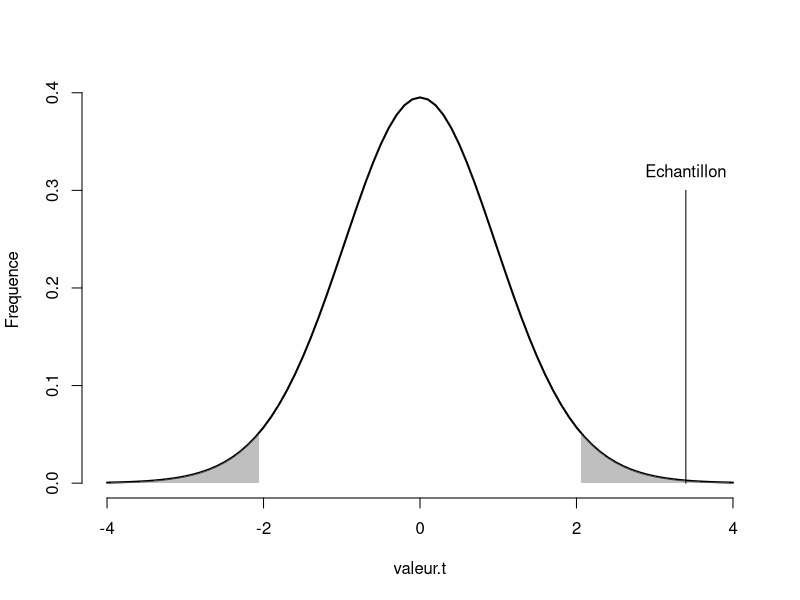
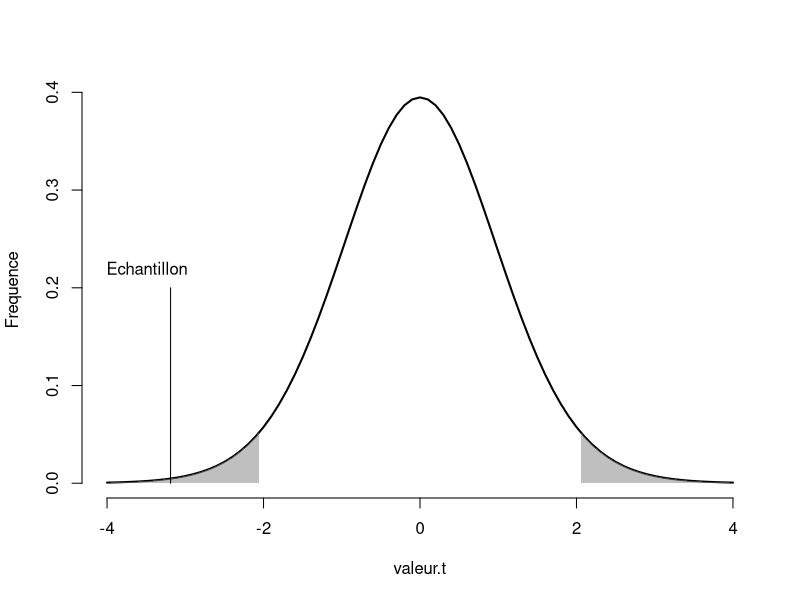

These charts were generated, in order, by the following R code: (Note: this script raises an error after producing the figures.)
## ---- chunk 1
testt.ind <- function(x1, x2){
  # x1 est une variable continue associée au groupe 1
  # x2 est une variable continue associée au groupe 2
  
  # Calcul des moyennes
  x1bar <- mean(x1) ; x2bar <- mean(x2)
  
  # Calcul des variances
  x1var <- var(x1) ; x2var <- var(x2)
  
  # Calcul des tailles d'échantillon
  nx1 <- length(x1) ; nx2 <- length(x2)
  
  # Valeur-t, degrés de liberté et valeur-p
  vt <- (x1bar - x2bar) / sqrt(x1var / nx1 + x2var / nx2)
  dl <- nx1 + nx2 - 2
  vp <- (1 - pt(abs(vt), df = dl)) * 2 
  statistique <- list(valeur.t = vt, dl = dl, valeur.p = vp)
  return(statistique)
}
## ---- chunk 2
# Un exemple de jeu de données programmé de deux façons
# Méthode 1
set.seed(2021)
gr0 <- rnorm(n = 15, mean = 1, sd = 1)
gr1 <- rnorm(n = 15, mean = 0, sd = 1)

# Méthode 2
set.seed(2021)

x1 <- c(rep(0, 15), rep(1, 15)) # Appartenance au groupe (0 et 1)
e  <- rnorm(n = 30, mean = 0, sd = 1) # Erreur interindividuel
mu0 <- 1  # La moyenne du groupe référent
mu1 <- -1 # Le deuxième groupe a une différence de moyenne de -1

y <- mu0 + mu1 * x1 + e

# Présenter quelques participants; retirer les crochets pour voir tous
(cbind(method1 = c(gr0, gr1), method2 = y))[10:20,]
## ---- chunk 3
# Vérification de la fonction maison
testt.ind(gr0, gr1)

# Comparer avec la fonction R
t.test(gr0, gr1, var.equal = TRUE)
## ---- chunk 4
testt.ind2 <-function(x1, x2){
  # x1 est une variable continue associée au groupe 1
  # x2 est une variable continue associée au groupe 2
  x1bar <- mean(x1) ; x2bar <- mean(x2)  # Les moyennes
  x1var <- var(x1) ; x2var <- var(x2)    # Les variances
  nx1 <- length(x1) ; nx2 <- length(x2)  # Les tailles
  
  # L'erreur type 
  et <- sqrt(x1var / nx1 + x2var / nx2)
  
  # Valeur-t
  vt <- (x1bar - x2bar) / et
  
  # Correction des degrés de liberté
  dl <- et^4 / 
    ((x1var^2 / (nx1^2 * (nx1 - 1))) + 
       (x2var^2 / (nx2^2 * (nx2 - 1))))
  
  # Valeur-p
  vp <- (1 - pt(abs(vt), df = dl)) * 2 
  
  statistique <- list(valeur.t = vt, dl = dl, valeur.p = vp)
  return(statistique)
}
## ---- chunk 5
t.test(gr0, gr1) # Absence de l'argument var.equal = TRUE
testt.ind2(gr0, gr1)
## ---- chunk 6
res <- testt.ind2(gr0, gr1)

minx <- -4 ; maxx <- 4
valeur.t <- seq(minx, maxx, by = .1)
Frequence <- dt(valeur.t, df = res$dl)
plot(valeur.t, Frequence, bty = "n", type = "l", lwd = 2, xlim = c(minx, maxx))

crit = qt(.975, df = res$dl)
xx = seq(crit, maxx, .0001)
xax1 = c(crit, xx, maxx)
yax1 = c(0, dt(xx, df = res$dl),0)
polygon(xax1, yax1, border = NA, col = rgb(.5,.5,.5,.5))
crit = qt(.025,df = res$dl)
xx = seq(minx, crit, .0001)
xax2 = c(minx, xx, crit)
yax2 = c(0, dt(xx, df = res$dl),0)
polygon(xax2, yax2, border = NA, col = rgb(.5,.5,.5,.5))

segments(x0 = res$valeur.t, y0 = 0, y1 = 0.3, col = "black")
text(x = res$valeur.t, y = .32, labels = "Echantillon")

## ---- chunk 7
t.test(gr0, gr1) # Absence de l'argument var.equal = TRUE
## ---- chunk 8
# Mettre les variables en jeu de données
jd.ti <- data.frame(VD = c(gr0, gr1),
                    VI = x1)
t.test(VD ~ VI, data = jd.ti)
## ---- chunk 9
res <- t.test(gr0, gr1)
p1 <- ifelse(res$p.value<.001,
             "< .001", 
             paste("= ", round(res$p.value,3)))
## ---- chunk 10
testt.dep <- function(temps1, temps2){
  # Temps est une variable continue mesurée 
  # à deux occasions auprès des mêmes participants
  
  # Calculer la différence
  difference <- temps1 - temps2
  dbar <- mean(difference) # La moyenne des différences
  dvar <- var(difference)  # L'écart type des différences
  n <- length(difference)  # Taille d'échantillon
  
  # Valeur-t, degrés de liberté et valeur-p
  vt <- (dbar) / sqrt(dvar / n)
  dl <- n - 1                   
  vp <- (1 - pt(abs(vt), df = dl)) * 2 
  statistique <- list(valeur.t = vt, dl = dl, valeur.p = vp)
  return(statistique)
}
## ---- chunk 11
# Un exemple de jeu de données
set.seed(148)
temps1 <- rnorm(n = 25, mean = 0, sd = 2)
difference <- rnorm(n = 25, mean = 2, sd = 2)
temps2 <- temps1 + difference
## ---- chunk 12
t.test(temps1, temps2, paired = TRUE)
testt.dep(temps1, temps2)
## ---- chunk 13
res = testt.dep(temps1, temps2)

minx = -4 ; maxx = 4
valeur.t = seq(minx, maxx, by = .1)
Frequence = dt(valeur.t, df = res$dl)
plot(valeur.t, Frequence, bty = "n", type = "l", lwd = 2, xlim = c(minx,maxx))

crit = qt(.975, df = res$dl)
xx = seq(crit, maxx, .0001)
xax1 = c(crit, xx, maxx)
yax1 = c(0, dt(xx, df = res$dl),0)
polygon(xax1, yax1, border = NA, col = rgb(.5,.5,.5,.5))
crit = qt(.025, df = res$dl)
xx = seq(minx, crit, .0001)
xax2 = c(minx, xx, crit)
yax2 = c(0, dt(xx, df = res$dl),0)
polygon(xax2, yax2, border = NA, col = rgb(.5,.5,.5,.5))

segments(x0 = res$valeur.t, y0 = 0, y1 = 0.2, col = "black")
text(x = res$valeur.t-.3, y = .22, labels = "Echantillon")

## ---- chunk 14
# Technique précédent avec deux vecteurs
t.test(x = temps1, y = temps2, paired = TRUE)
## ---- chunk 15
# Avec la formule et les variables dans le même jeu de données
jd.td <- data.frame(temps1 = temps1,
                    temps2 = temps2)
t.test(Pair(temps1, temps2) ~ 1, data = jd.td)
## ---- chunk 16
# Avec la différence des deux vecteurs
t.test(temps2 - temps1)
## ---- chunk 17
# Avec la formule et les variables dans le même jeu de données
# Le temps est une seule variable
jd.td2 <- data.frame(mesure = c(temps1, temps2),
               temps = rep(1:2, each = 25))
t.test(mesure ~ temps, data = jd.td2, paired = TRUE)
## ---- chunk 18
res <- t.test(temps1, temps2, paired = TRUE)
p2 <- ifelse(res$p.value<.001,
             "< .001", 
             paste("= ", round(res$p.value,3)))
## ---- chunk 19
covariance <- function(x, y){
  # X est une data.frame ou matrice de n sujets par p variables
  n <- length(x)
  # centrer variables
  xc <- x - mean(x)
  yc <- y - mean(y)
  prod.xy <- xc * yc
  cov.xy <- sum(prod.xy) / (n-1)
  return(cov.xy)
}
## ---- chunk 20
set.seed(42)
n <- 100
r <- c(-.999, -.75, -.5, -.25, 0, .25, .5, .75, .999)
DATA = numeric()
for(i in 1:length(r)){
  X = round(MASS::mvrnorm(n = n, 
                          mu = c(0,0),
                          Sigma = matrix(c(1,r[i],r[i],1),2,2)),4)
  DATA = rbind(DATA,cbind(X,r[i]))
}

DATA = data.frame(DATA)
colnames(DATA) = c("Variable1", "Variable2", "Correlation")

ggplot(data = DATA, aes(x = Variable1,y = Variable2)) +
  geom_point() + 
  facet_wrap(vars(Correlation), ncol = 3, labeller = label_bquote(rho == .(Correlation))) + theme_apa()

## ---- chunk 21
# Option 1 : Calcul complet
correlation1 <- function(x, y){
  
  # La taille d'échantillon
  n <- length(x)
  
  # Centrer les variables
  xc <- x - mean(x)
  yc <- y - mean(y)
  
  # Produit des variables
  prod.xy <- xc * yc
  
  # La somme des produits divisée par n - 1
  cov.xy <- sum(prod.xy) / (n - 1)  # La covariance
  
  # Diviser par les écarts types
  cor.xy <- cov.xy / (sd(x) * sd(y))
  
  return(cor.xy)
}

# Option 2 : Basé sur la covariance
correlation2 <- function(x, y){
  
  # Calculer la covariance
  cov.xy <- covariance(x,y)
  
  # Diviser par les écarts types
  cor.xy <- cov.xy / (sd(x) * sd(y))
  return(cor.xy)
}

# Option 3 : Basé sur des variables standardisées
correlation3 <- function(x, y){
  
  # La taille d'échantillon
  n <- length(x)
  
  # Centrer et réduire les variables
  xs <- (x - mean(x)) / sd(x)
  ys <- (y - mean(y)) / sd(y)
  
  # La somme des produits divisé par n - 1
  cor.xy <- sum(xs * ys)/(n - 1)
  
  return(cor.xy)
}
## ---- chunk 22
# Pour la reproductibilité
set.seed(820)

# Taille d'échantillon importante pour réduire l'erreur d'échantillonnage
n <- 10000

# La corrélation désirée
r <- .70

# Création d'une matrice de corrélation
R <- matrix(c(1, r, r, 1), nrow = 2, ncol = 2)

# Création des données 
donnees <- data.frame(MASS::mvrnorm(n = n, 
                                    mu = c(0,0), 
                                    Sigma = R))
colnames(donnees) <- c("x", "y") # Ajouter des noms de colonnes

# Voici la matrice de corrélation
R

# Voici une visualisation partielle des données
head(donnees)

# Vérifications des variables
mean(donnees$x); mean(donnees$y); sd(donnees$x); sd(donnees$y)

# Les résultats sont près des attentes
# Vérifications de la corrélations
cor(donnees$x, donnees$y)
correlation1(donnees$x, donnees$y)
correlation2(donnees$x, donnees$y)
correlation3(donnees$x, donnees$y)
## ---- chunk 23
# Création d'une matrice de corrélation 
# Il pourrait également s'agir d'un vecteur ou d'un scalaire.
r <- matrix(c( 1, .5, .4,
               .5,  1, .3,
               .4, .3,  1), 
            nrow = 3, ncol = 3)

# Nombre d'unités (valeur arbitraire ici)
n <- 10

# Valeurs-t
vt <- r * sqrt(n - 2) / sqrt(1 - r ^ 2)

# Valeurs-p
vp <- (1 - pt(abs(vt), df = n - 2)) * 2
vt ; vp
## ---- chunk 24
cor.test(~ y + x, data = donnees)
## ---- chunk 25
psych::corr.test(mtcars)
## ---- chunk 26
res2 <- psych::corr.test(mtcars)
rr <- round(res2$r,2)
rn <- res2$n
rp <- round(res2$p,3)

pqm <- ifelse(rr["qsec","mpg"]<.001,
             "< .001", 
             paste("= ", round(rr["qsec","mpg"],3)))

## ---- chunk 27
set.seed(1)
n <- 250
climatosceptique <- sample(c("oui","non"), size = n, 
                           replace = TRUE, prob = c(.25, .75))
voiture <- rep(0, n)
voiture[climatosceptique == "oui"] <- sample(c("non","oui"), 
                                             size = sum(climatosceptique == "oui"), replace = TRUE, prob = c(.2, .8))
voiture[climatosceptique == "non"] <- sample(c("non","oui"), size = sum(climatosceptique == "non"), replace = TRUE, prob = c(.5, .5))
donnees = data.frame(climatosceptique, voiture)

tab = table(donnees)
#print(tab)
#tab2 = matrix(tab[1:4],2,2)
#3colnames(tab2) = c("oui", "non")
#rownames(tab2) =  c("oui", "non")
kbl(tab, align = "c", booktabs = TRUE, caption = "Tableau de contingence de la relation entre posséder une voiture et le climatoscepticisme") %>%  
  kable_classic(full_width = F)  %>%  
  add_header_above(c("Climatosceptique" = 1, "Voiture" = 2)) %>%
  kable_styling(position = "center", latex_options = "HOLD_position")
#  

## ---- chunk 28
tab2 = cbind(tab, rowSums(tab))
tab2 = rbind(tab2, Total = colSums(tab2))
kbl(tab2, align = "c", booktabs = TRUE, caption = "Tableau de contingence étendu avec les totaux") %>%  
  kable_classic(full_width = F)  %>%  
  add_header_above(c("Climatosceptique" = 1, "Voiture" = 2, Total = 1)) %>%
  kable_styling(position = "center", latex_options = "HOLD_position")
## ---- chunk 29
khicarre <- function(obs){
  # Obs est une table de contingence
  # Somme colonne
  SC <- as.matrix(colSums(obs))
  # Somme ligne
  SL <- as.matrix(rowSums(obs))
  # Grand total
  TT <- sum(obs)
  # Proportion théoriques
  theo <- SL %*% t(SC) / TT
  # khi carré
  khi2 <- sum((obs - theo) ^ 2 / theo)
  dl <- (length(SL) - 1) * (length(SC) - 1)
  vp <- 1 - pchisq(khi2, dl)
  # Sortie
  statistiques <- list(khi2 = khi2, dl = dl, valeur.p = vp)
  return(statistiques)
}
## ---- chunk 30
set.seed(54)
n <- 100

# Première variable
sexe <- sample(c("homme","femme"), 
               size = n, 
               replace = TRUE, 
               prob = c(.5,.5))
tabac <- rep(0, 100)

# Proportions conditionnelles
tabac[sexe == "femme"] <- sample(c("fumeur","non-fumeur"), 
                                 size = sum(sexe == "femme"), 
                                 replace = TRUE, 
                                 prob = c(.2,.8))

tabac[sexe == "homme"] <- sample(c("fumeur","non-fumeur"), 
                                 size = sum(sexe == "homme"), 
                                 replace = TRUE, 
                                 prob = c(.1,.9))
#base données
donnees <- data.frame(sexe, tabac)
table(donnees)
## ---- chunk 31
# Table de contingence
TC <- table(donnees)
# Fonction maison
khicarre(TC)

# Fonction de base
summary(TC)

# Autre fonction de base
resultat <- chisq.test(TC, correct = FALSE)
# ou encore
resultat <- chisq.test(donnees$sexe, donnees$tabac, correct = FALSE)
# Leur sortie
resultat

# Et pour plus de précision...
resultat$statistic
resultat$p.value

# Le test exact de Fisher
resultat.fisher <- fisher.test(TC)
# ou encore
resultat.fisher <- fisher.test(donnees$sexe, donnees$tabac)
# Leur sortie
resultat.fisher
resultat.fisher$p.value
## ---- chunk 32
# Pour le khi carré de Pearson
chisq.test(donnees$sexe, donnees$tabac, correct = FALSE)

# Pour le test exact de Fisher
fisher.test(donnees$sexe, donnees$tabac)
